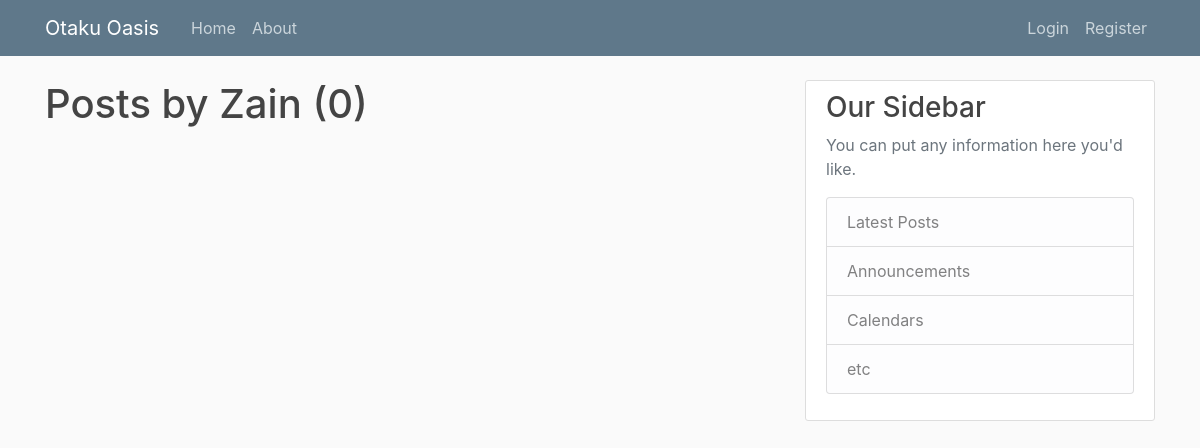
The app's page /user/Zain, older data.
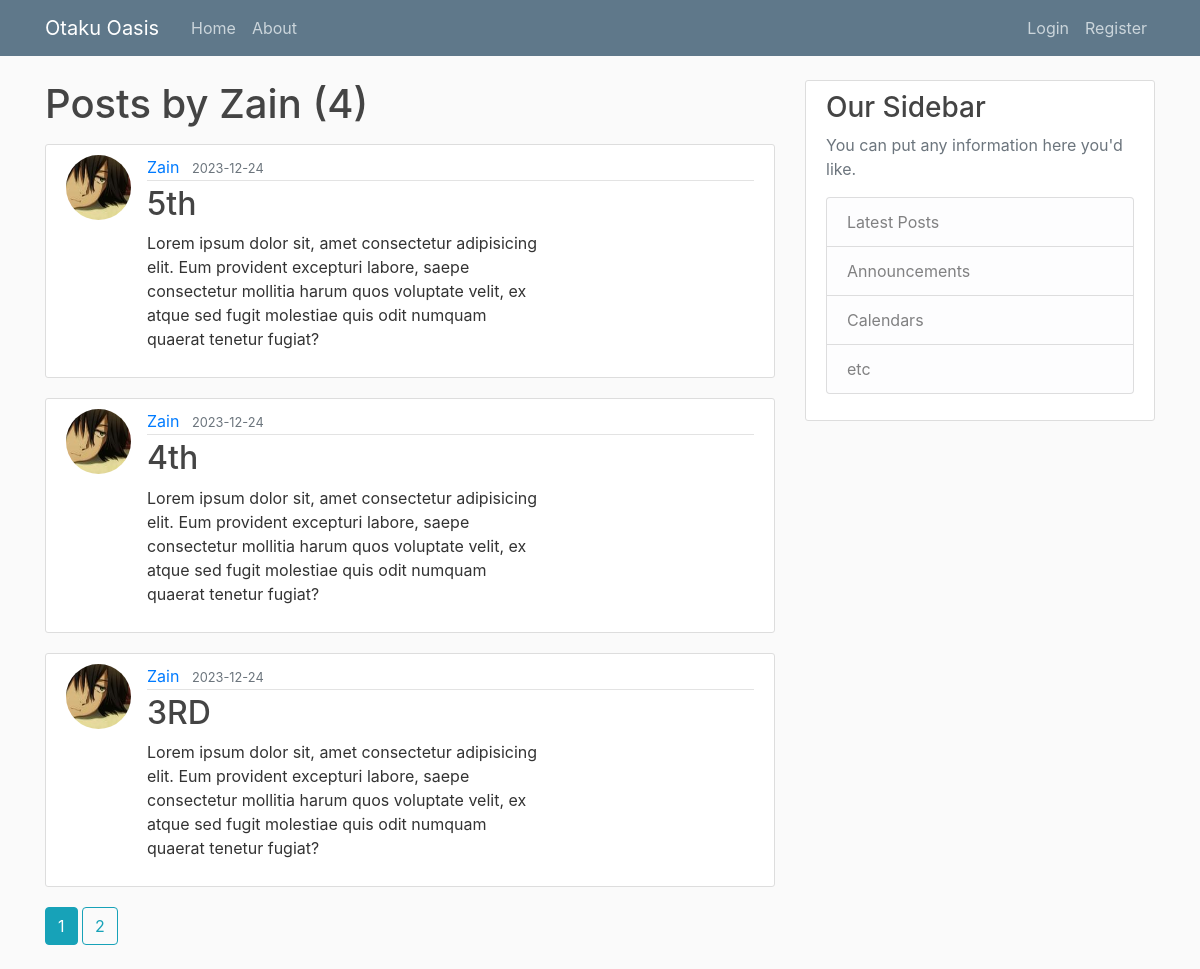
The same page, newer data.
### application/models.py (models this page shows, shortened)
class Post(db.Model):
    id = db.Column(db.Integer, primary_key = True)
    title = db.Column(db.String(100), nullable= False)
    date_posted = db.Column(db.DateTime, nullable= False, default = datetime.utcnow) # no parenthesis cause we need the function not the time right now
    content = db.Column(db.Text, nullable=False)
    user_id = db.Column(db.Integer, db.ForeignKey('user.id'), nullable=False)

class User(db.Model, UserMixin):
    id = db.Column(db.Integer, primary_key = True)
    username = db.Column(db.String(20), unique =True , nullable = False)
    email = db.Column(db.String(120), unique =True , nullable = False)
    image_file = db.Column(db.String(20), nullable = False, default = 'default.jpg')
    password = db.Column(db.String(60),  nullable = False)
    posts = db.relationship('Post', backref='author', lazy=True) # data is not loaded unless actually needed (lazy collection)

### application/users/routes.py (the view)
@users.route('/user/<string:username>')
def user_posts(username):
    page = request.args.get('page', 1, type=int)
    user = User.query.filter_by(username=username).first_or_404()
    posts = Post.query.filter_by(author=user)\
        .order_by(Post.date_posted.desc())\
        .paginate(page = page,per_page=3)
    return render_template('user_posts.html', posts=posts, user=user)

### application/templates/user_posts.html
{% extends "layout.html" %}
{% block content %}
    <h1 class="mb-3">Posts by {{ user.username }} ({{ posts.total }})</h1>
    {% for post in posts.items %}
        <article class="media content-section">
          <img class="rounded-circle article-img" src="{{ url_for('static', filename='profile_pics/' + post.author.image_file) }}">
          <div class="media-body">
            <div class="article-metadata">
              <a class="mr-2" href="{{ url_for('users.user_posts', username=post.author.username) }}">{{ post.author.username }}</a>
              <small class="text-muted">{{ post.date_posted.strftime('%Y-%m-%d') }}</small>
            </div>
            <h2><a class="article-title" href="{{ url_for('posts.post', post_id=post.id) }}">{{ post.title }}</a></h2>
            <p class="article-content-home">{{ post.content }}</p>
          </div>
        </article>
    {% endfor %}
    {% for page_num in posts.iter_pages(left_edge=1, right_edge=1, left_current=1, right_current=2) %}
      {% if page_num %}
        {% if posts.page == page_num %}
          <a class="btn btn-info mb-4" href="{{ url_for('users.user_posts', username=user.username, page=page_num) }}">{{ page_num }}</a>
        {% else %}
          <a class="btn btn-outline-info mb-4" href="{{ url_for('users.user_posts', username=user.username, page=page_num) }}">{{ page_num }}</a>
        {% endif %}
      {% else %}
        ...
      {% endif %}
    {% endfor %}
{% endblock content %}

Row changes from the older to the newer data that the page shows:
added Post: image_file (picture), author.username "Zain", date_posted "2023-12-24", title "5th", content "Lorem ipsum dolor sit, amet consectetur adipisicing elit. Eum provident excepturi labore, saepe consectetur mollitia harum quos voluptate velit, ex atque sed fugit molestiae quis odit numquam quaerat tenetur fugiat?"
added Post: image_file (picture), author.username "Zain", date_posted "2023-12-24", title "4th", content "Lorem ipsum dolor sit, amet consectetur adipisicing elit. Eum provident excepturi labore, saepe consectetur mollitia harum quos voluptate velit, ex atque sed fugit molestiae quis odit numquam quaerat tenetur fugiat?"
added Post: image_file (picture), author.username "Zain", date_posted "2023-12-24", title "3RD", content "Lorem ipsum dolor sit, amet consectetur adipisicing elit. Eum provident excepturi labore, saepe consectetur mollitia harum quos voluptate velit, ex atque sed fugit molestiae quis odit numquam quaerat tenetur fugiat?"
Text that changed along with them:
{{ posts.total }}: "0" → "4"
new list line: "1"
new list line: "2"
